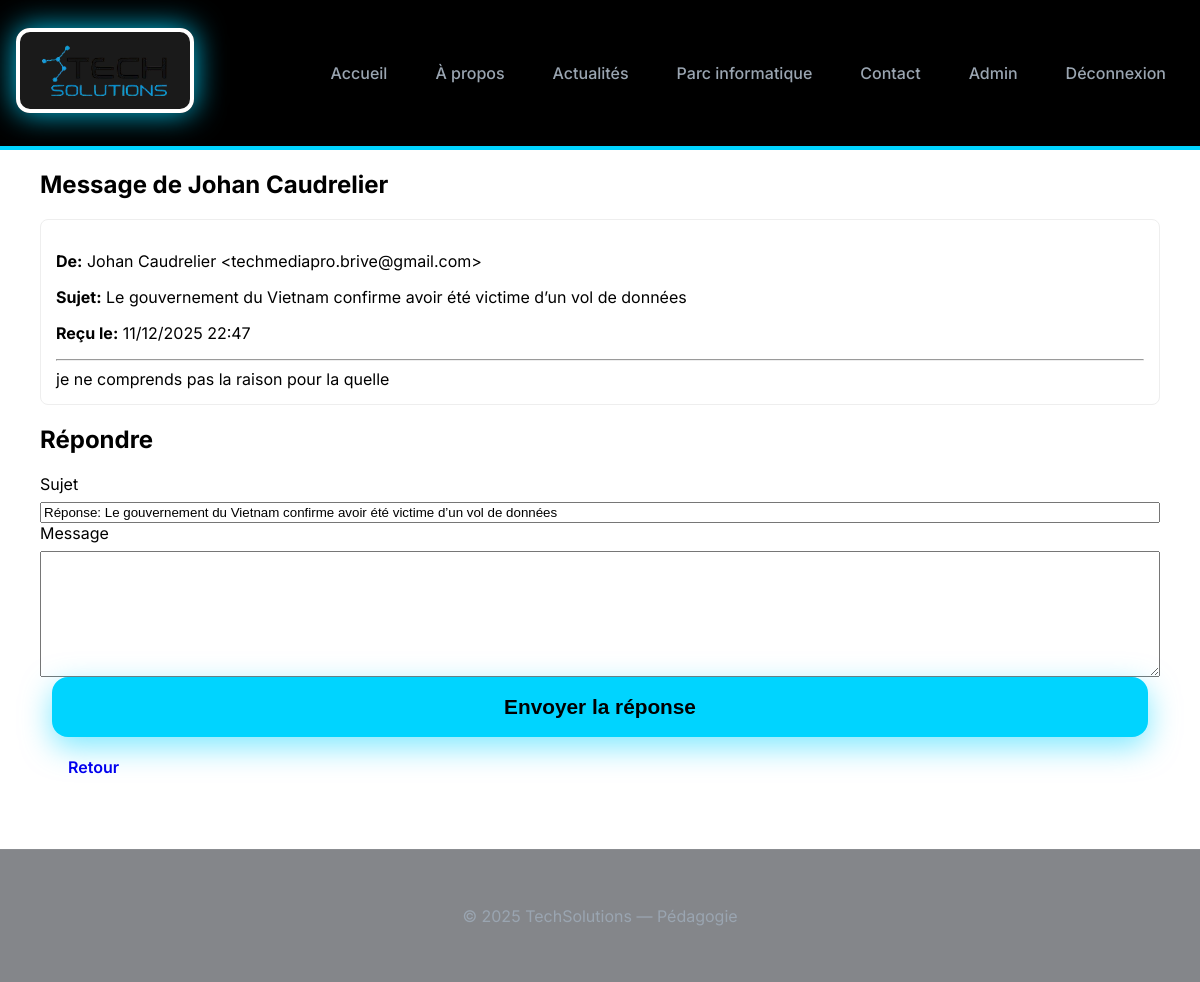
Screenshot of /admin/messagerie_view.php?id=3 (signed in) with the database file from the repository.
### tables this page shows
CREATE TABLE `messages` (
  `id` int(10) unsigned NOT NULL AUTO_INCREMENT,
  `name` varchar(150) NOT NULL,
  `email` varchar(150) NOT NULL,
  `subject` varchar(255) DEFAULT NULL,
  `message` longtext NOT NULL,
  `status` enum('nouveau','traite','archived') NOT NULL DEFAULT 'nouveau',
  `reply_text` longtext DEFAULT NULL,
  `replied_by` varchar(100) DEFAULT NULL,
  `replied_at` datetime DEFAULT NULL,
  `created_at` timestamp NOT NULL DEFAULT current_timestamp(),
  PRIMARY KEY (`id`),
  KEY `status` (`status`),
  KEY `created_at` (`created_at`)
);

### admin/messagerie_view.php (the view, shortened to what this page needs)
<?php
try {
  $db = pdo();
  $id = intval($_GET['id'] ?? 0);
  $stmt = $db->prepare('SELECT * FROM messages WHERE id = :id');
  $stmt->execute([':id' => $id]);
  $msg = $stmt->fetch(PDO::FETCH_ASSOC);
} catch (PDOException $e) {
  $error = 'Erreur base de données: ' . $e->getMessage();
}
require_once __DIR__ . '/../includes/header.php';
?>
<section class="admin-section">
  <div class="container">
    <h1>Message de <?= htmlspecialchars($msg['name']) ?></h1>
    <div class="message-detail" style="padding:15px;background:#fff;border-radius:8px;border:1px solid #eee;margin-bottom:20px">
      <p><strong>De:</strong> <?= htmlspecialchars($msg['name']) ?> &lt;<?= htmlspecialchars($msg['email']) ?>&gt;</p>
      <p><strong>Sujet:</strong> <?= htmlspecialchars($msg['subject']) ?></p>
      <p><strong>Reçu le:</strong> <?= date('d/m/Y H:i', strtotime($msg['created_at'])) ?></p>
      <hr>
      <div style="white-space:pre-wrap"><?= htmlspecialchars($msg['message']) ?></div>
    </div>
    <h2>Répondre</h2>
    <form method="post">
      <div class="form-group">
        <label for="subject">Sujet</label>
        <input type="text" id="subject" name="subject" value="Réponse: <?= htmlspecialchars($msg['subject']) ?>" required>
      </div>
      <div class="form-group">
        <label for="reply">Message</label>
        <textarea id="reply" name="reply" rows="8" required></textarea>
      </div>
      <div class="form-group">
        <button class="btn btn-primary" type="submit">Envoyer la réponse</button>
        <a class="btn" href="messagerie.php">Retour</a>
      </div>
    </form>
  </div>
</section>
<?php require_once __DIR__ . '/../includes/footer.php'; ?>

### assets/css/futuristic.css (style rules this page uses)
:root { --bg: #0b0f17; --bg-secondary: #111827; --panel: rgba(255, 255, 255, 0.03); --glass: rgba(255, 255, 255, 0.04); --accent: #6ef0ff; --accent-2: #8a6bff; --accent-3: #ff006e; --muted: #9aa5b1; --radius: 14px; --glass-border: rgba(255, 255, 255, 0.06); font-family: 'Inter', system-ui, -apple-system, sans-serif; }
* { box-sizing: border-box; }
html, body { height: 100%; }
body { margin: 0; background: radial-gradient(ellipse at 10% 10%, rgba(106, 90, 255, 0.06), transparent 10%), radial-gradient(ellipse at 90% 90%, rgba(110, 240, 255, 0.04), transparent 10%), var(--bg); color: #e6eef6; -webkit-font-smoothing: antialiased; -moz-osx-font-smoothing: grayscale; }
.container { max-width: 1200px; margin: 0 auto; padding: 0 16px; }
.btn { padding: 12px 28px; border-radius: 10px; border: none; cursor: pointer; font-weight: 600; font-size: 1rem; transition: all 0.3s ease; text-decoration: none; display: inline-block; }
.btn-primary { background: linear-gradient(90deg, var(--accent), var(--accent-2)); color: #031123; box-shadow: 0 6px 20px rgba(106, 90, 255, 0.3); }
.form-group { display: flex; flex-direction: column; gap: 8px; }

### styles.css (style rules this page uses)
* { box-sizing: border-box; }
body { margin:0; font-family: 'Inter', system-ui; background:#ffffff; color:#000000; }
.container { max-width:1200px; margin:0 auto; padding:0 20px; }
.hero-buttons .btn, .btn-primary, .btn-secondary { font-size:1.3rem !important; padding:18px 40px !important; border-radius:16px !important; font-weight:600 !important; margin:0 12px; display:inline-block; }
.btn-primary { background:#00d4ff !important; color:#000000 !important; box-shadow:0 10px 30px rgba(0,212,255,0.5); }

### rows the page displays
messages: name "Johan Caudrelier", email "techmediapro.brive@gmail.com", subject "Le gouvernement du Vietnam confirme avoir été victime d’un vol de données", created_at "11/12/2025 22:47", message "je ne comprends pas la raison pour la quelle", subject "Réponse: Le gouvernement du Vietnam confirme avoir été victime d’un vol de données"

### other values shown
SITE_NAME "TechSolutions"
